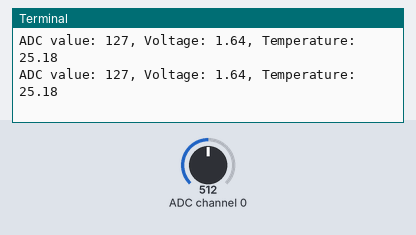
The program below on a simulated Raspberry Pi (header pin numbers). Parts: the last lines printed to the terminal. The test bench sets the inputs (shaded band); at power-on: ADC channel 0 = 512 (analog values on the 0–1023 scale).

Above: at 1.2 s.
1.3 s: ADC channel 0 set to 716
At 2.2 s:
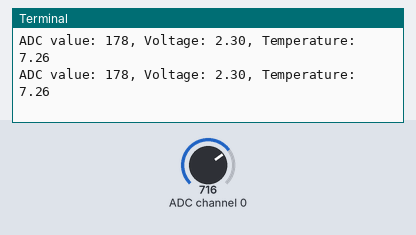
2.8 s: ADC channel 0 set to 900
At 3.6 s:
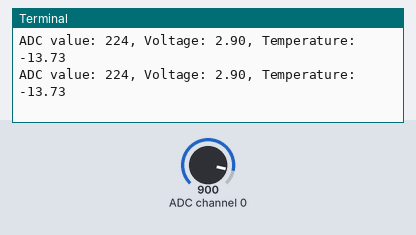
Timing chart, 0 to 5.8 s (numbered marks = the images above; inputs shaded):
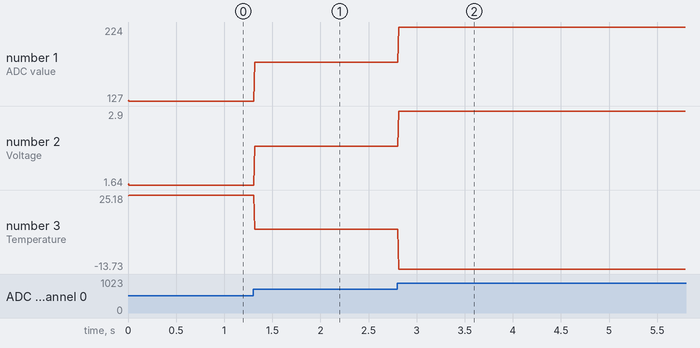

Measured:
- after the input at 1.3 s, the terminal: prints a new line at once (image 1)
- after the input at 2.8 s, the terminal: prints a new line at once (image 2)
- plotted number 1: 127 → 178 after the input at 1.3 s, 178 → 224 after the input at 2.8 s
- plotted number 2: 1.64 → 2.3 after the input at 1.3 s, 2.3 → 2.9 after the input at 2.8 s
- plotted number 3: 25.18 → 7.26 after the input at 1.3 s, 7.26 → -13.73 after the input at 2.8 s

The program:

thermometer.py
```python
import RPi.GPIO as GPIO
import smbus
import time
import math

address = 0x48
bus = smbus.SMBus(1)
cmd = 0x40

def analogRead(channel):
	value = bus.read_byte_data(address, cmd + channel)
	return value

def analogWrite(value):
	bus.write_byte_data(address, cmd, value)

def setup():
	GPIO.setmode(GPIO.BOARD)

def loop():
	while True:
		value = analogRead(0)
		voltage = value / 255.0 * 3.3
		rT = 10 * voltage / (3.3 - voltage)
		tempK = 1 / (1 / (273.15 + 25) + math.log(rT / 10) / 3950.0)

		tempC = tempK - 273.15

		print('ADC value: %d, Voltage: %.2f, Temperature: %.2f'%(value, voltage, tempC))
		time.sleep(0.01)

def destroy():
	bus.close()
	GPIO.cleanup()

if __name__ == '__main__':
	print('Program is starting...')
	setup()
	try:
		loop()
	except KeyboardInterrupt:
		destroy()
```
